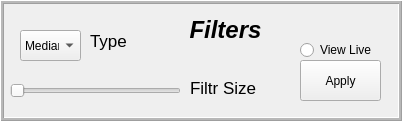
         <widget class="QFrame" name="frame_6">
          <property name="geometry">
           <rect>
            <x>0</x>
            <y>620</y>
            <width>402</width>
            <height>121</height>
           </rect>
          </property>
          <property name="frameShape">
           <enum>QFrame::Box</enum>
          </property>
          <property name="frameShadow">
           <enum>QFrame::Raised</enum>
          </property>
          <property name="midLineWidth">
           <number>2</number>
          </property>
          <widget class="QSlider" name="filtrSizeSlider">
           <property name="geometry">
            <rect>
             <x>10</x>
             <y>80</y>
             <width>171</width>
             <height>22</height>
            </rect>
           </property>
           <property name="minimum">
            <number>0</number>
           </property>
           <property name="maximum">
            <number>50</number>
           </property>
           <property name="singleStep">
            <number>2</number>
           </property>
           <property name="orientation">
            <enum>Qt::Horizontal</enum>
           </property>
          </widget>
          <widget class="QLabel" name="filtrSizeLabel">
           <property name="geometry">
            <rect>
             <x>190</x>
             <y>80</y>
             <width>101</width>
             <height>16</height>
            </rect>
           </property>
           <property name="font">
            <font>
             <pointsize>13</pointsize>
             <kerning>true</kerning>
            </font>
           </property>
           <property name="text">
            <string>Filtr Size</string>
           </property>
          </widget>
          <widget class="QLabel" name="label_4">
           <property name="geometry">
            <rect>
             <x>30</x>
             <y>0</y>
             <width>391</width>
             <height>61</height>
            </rect>
           </property>
           <property name="font">
            <font>
             <pointsize>19</pointsize>
             <bold>true</bold>
             <kerning>true</kerning>
            </font>
           </property>
           <property name="text">
            <string>&lt;html&gt;&lt;head/&gt;&lt;body&gt;&lt;p align=&quot;center&quot;&gt;&lt;span style=&quot; font-size:18pt; font-style:italic;&quot;&gt;Filters&lt;/span&gt;&lt;/p&gt;&lt;/body&gt;&lt;/html&gt;</string>
           </property>
           <property name="textFormat">
            <enum>Qt::RichText</enum>
           </property>
          </widget>
          <widget class="QComboBox" name="filtrTypeSelect">
           <property name="geometry">
            <rect>
             <x>20</x>
             <y>30</y>
             <width>61</width>
             <height>31</height>
            </rect>
           </property>
           <property name="currentIndex">
            <number>0</number>
           </property>
           <item>
            <property name="text">
             <string>Median</string>
            </property>
           </item>
           <item>
            <property name="text">
             <string>AVG</string>
            </property>
           </item>
          </widget>
          <widget class="QLabel" name="sharpSigmaLabel_3">
           <property name="geometry">
            <rect>
             <x>90</x>
             <y>30</y>
             <width>71</width>
             <height>21</height>
            </rect>
           </property>
           <property name="font">
            <font>
             <pointsize>13</pointsize>
             <kerning>true</kerning>
            </font>
           </property>
           <property name="text">
            <string>Type</string>
           </property>
          </widget>
          <widget class="QRadioButton" name="filterViewLive">
           <property name="geometry">
            <rect>
             <x>300</x>
             <y>40</y>
             <width>89</width>
             <height>20</height>
            </rect>
           </property>
           <property name="text">
            <string>View Live</string>
           </property>
          </widget>
          <widget class="QPushButton" name="filtrApplyButton">
           <property name="geometry">
            <rect>
             <x>300</x>
             <y>60</y>
             <width>81</width>
             <height>41</height>
            </rect>
           </property>
           <property name="text">
            <string>Apply</string>
           </property>
          </widget>
         </widget>
